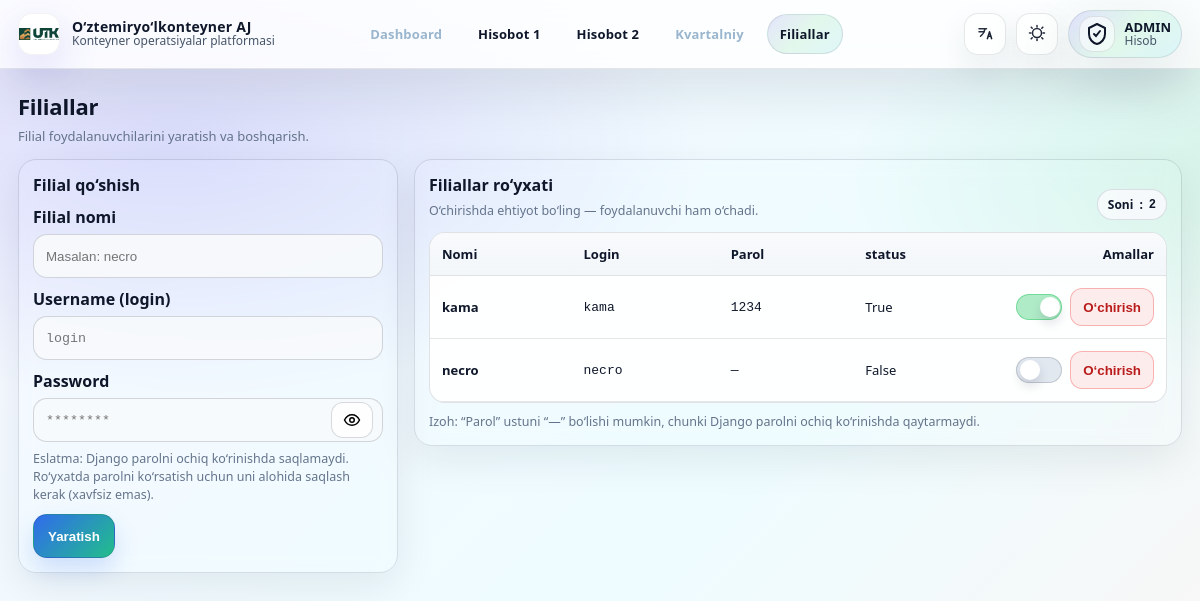
Before: /admin-panel/stations/ (signed in) with the older database file.
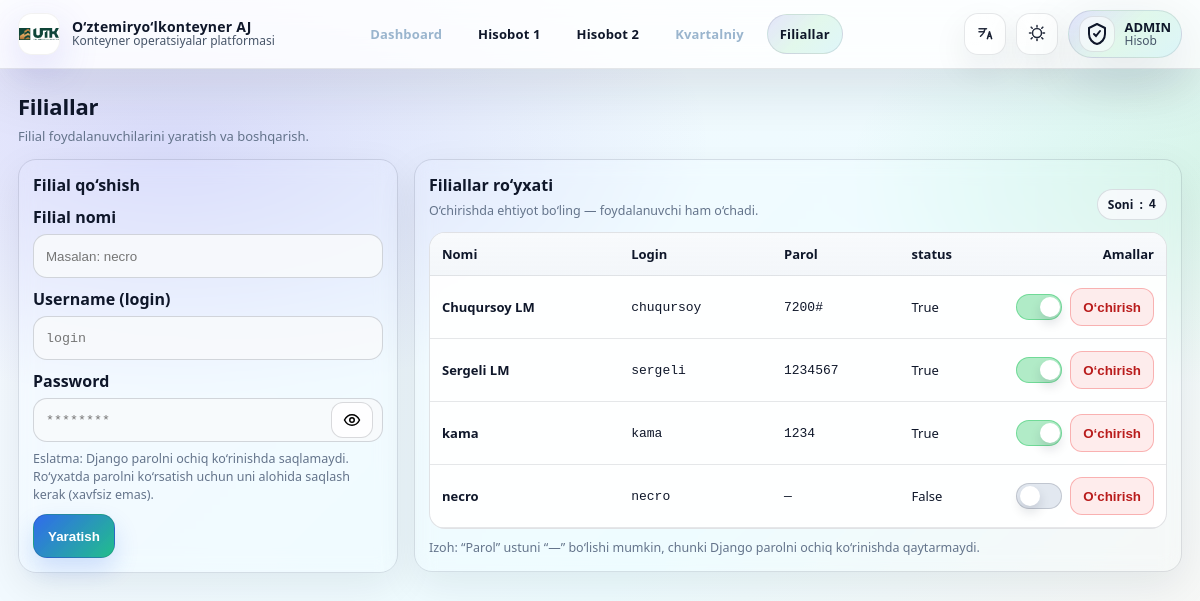
After: the same page with the newer database file.
### accounts/models.py (models this page shows, shortened)
class StationProfile(models.Model):
    user = models.OneToOneField(User, on_delete=models.CASCADE, related_name='station_profile')
    station_name = models.CharField(max_length=255)
    plain_password = models.CharField(max_length=128, blank=True, default="")
    status=models.BooleanField(default=False)

### accounts/views.py (the view, shortened to what this page needs)
# urls.py: path('admin-panel/stations/', admin_stations, name='admin_stations'),
def admin_stations(request):
    if not (request.user.is_staff or request.user.is_superuser):
        return redirect('station_table_1_list')
    error = None
    stations = StationProfile.objects.select_related('user').order_by('station_name')
    return render(request, 'admin_stations.html', {'stations': stations, 'error': error})

### templates/admin_stations.html (shortened to what this page needs)
{% extends "base.html" %}
{% block content %}
<div class="page-head">
  <div>
    <h1 class="page-title" data-i18n="stations_title">Filiallar</h1>
    <div class="page-sub" data-i18n="stations_sub">Filial foydalanuvchilarini yaratish va boshqarish.</div>
  </div>
</div>
<div class="grid2">
  <div class="cardx">
    <h2 data-i18n="create_title">Filial qo‘shish</h2>
    <form method="post" autocomplete="off">
      <div class="field">
        <label data-i18n="label_station">Filial nomi</label>
        <input class="inp" name="station_name" required placeholder="Masalan: necro">
      </div>
      <div class="field">
        <label data-i18n="label_username">Username (login)</label>
        <input class="inp mono" name="username" required placeholder="login">
      </div>
      <div class="field">
        <label data-i18n="label_password">Password</label>
        <div class="pw-wrap">
          <input class="inp mono" id="pw" name="password" type="password" required placeholder="********">
          <button class="pw-toggle" type="button" id="pwBtn" aria-label="Show password">
            <svg viewBox="0 0 24 24" fill="none" stroke="currentColor" stroke-width="2">
              <path d="M2 12s3.5-7 10-7 10 7 10 7-3.5 7-10 7-10-7-10-7Z"></path>
              <circle cx="12" cy="12" r="3"></circle>
            </svg>
          </button>
        </div>
        <div class="muted" style="margin-top:8px" data-i18n="pw_note">
        </div>
      </div>
      <button class="btnx" type="submit">
        <span data-i18n="btn_create">Yaratish</span>
      </button>
    </form>
  </div>
  <div class="cardx">
    <div style="display:flex;justify-content:space-between;gap:10px;align-items:flex-end;flex-wrap:wrap;">
      <div>
        <h2 style="margin:0" data-i18n="list_title">Filiallar ro‘yxati</h2>
        <div class="muted" style="margin-top:6px" data-i18n="list_sub">
        </div>
      </div>
      <div class="pill">
        <span data-i18n="count">Soni</span>: <b class="mono">{{ stations|length }}</b>
      </div>
    </div>
    <div class="table-wrap" style="margin-top:12px;">
      <div class="scroll-x">
        <table class="tbl">
          <thead>
            <tr>
              <th data-i18n="col_name">Nomi</th>
              <th data-i18n="col_login">Login</th>
              <th data-i18n="col_password">Parol</th>
              <th>status</th>
              <th style="width:160px;text-align:right;" data-i18n="col_actions">Amallar</th>
            </tr>
          </thead>
          <tbody>
            {% for s in stations %}
              <tr>
                <td><b>{{ s.station_name }}</b></td>
                <td class="mono">{{ s.user.username }}</td>
                <td class="mono">{{ s.plain_password|default:"—" }}</td>
                <td>{{s.status}}</td>
                <td>
                  <div class="actions">
                    <form method="post" action="{% url 'promote_station' s.id %}" class="js-toggle-form" style="display:inline-block;">
                      <label class="switch" title="Status toggle">
                        <span class="slider"></span>
                      </label>
                    </form>
                    <form method="post"
                          action="{% url 'admin_station_delete' s.id %}"
                          onsubmit="return confirm('Удалить станцию {{ s.station_name }} ({{ s.user.username }})?');">
                      <button class="btn-danger" type="submit" data-i18n="btn_delete">O‘chirish</button>
                    </form>
                  </div>
                </td>
              </tr>
            {% empty %}
              <tr><td colspan="4" class="muted" data-i18n="empty">Hozircha filial yo‘q</td></tr>
            {% endfor %}
          </tbody>
        </table>
      </div>
    </div>
    <div class="muted" style="margin-top:10px" data-i18n="note2">
    </div>
  </div>
</div>
{% endblock %}

Changed rows visible on the page:
added StationProfile: station_name "Chuqursoy LM", user.username "chuqursoy", plain_password "7200#", status "True"
added StationProfile: station_name "Sergeli LM", user.username "sergeli", plain_password "1234567", status "True"
Other visible differences:
{{ stations|length }}: "2" → "4"
